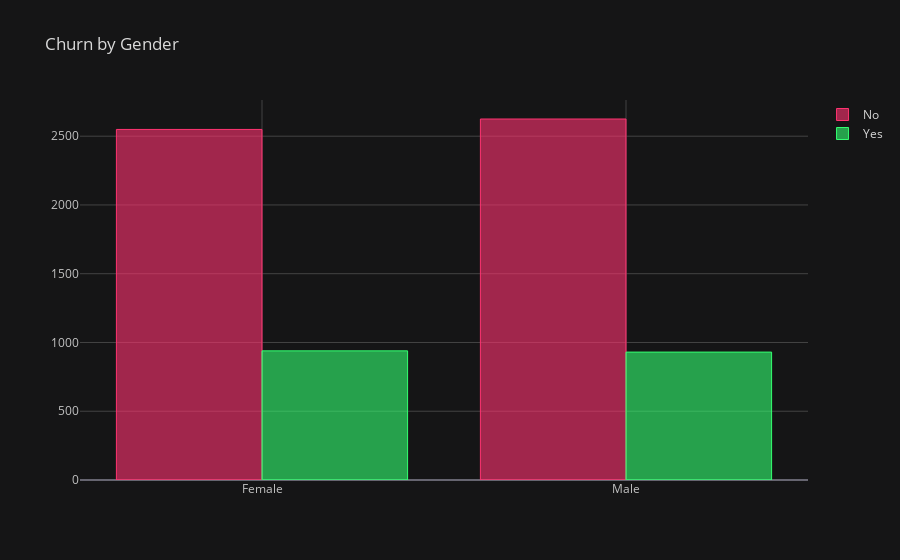

The cell this chart's notebook holds for it:
### Code cell
iplot(gender.iplot(asFigure=True, kind='bar', title='Churn by Gender', theme='solar', colors={'Yes':'#33FF70', 'No':'#FF3371'}))

### Figure 1 — Plotly figure (JSON) as saved in the notebook; plotly's stock layout.template omitted (floating-point values rounded to 4 significant figures)
{"data": [{"marker": {"color": "rgba(255, 51, 113, 0.6)", "line": {"color": "#FF3371", "width": 1}}, "name": "No", "orientation": "v", "text": "", "type": "bar", "x": ["Female", "Male"], "y": [2549, 2625]}, {"marker": {"color": "rgba(51, 255, 112, 0.6)", "line": {"color": "#33FF70", "width": 1}}, "name": "Yes", "orientation": "v", "text": "", "type": "bar", "x": ["Female", "Male"], "y": [939, 930]}], "layout": {"legend": {"bgcolor": "#151516", "font": {"color": "#D9D9D9"}}, "paper_bgcolor": "#151516", "plot_bgcolor": "#151516", "title": {"font": {"color": "#D9D9D9"}, "text": "Churn by Gender"}, "xaxis": {"gridcolor": "#434343", "showgrid": true, "tickfont": {"color": "#C2C2C2"}, "title": {"font": {"color": "#D9D9D9"}, "text": ""}, "zerolinecolor": "#666570"}, "yaxis": {"gridcolor": "#434343", "showgrid": true, "tickfont": {"color": "#C2C2C2"}, "title": {"font": {"color": "#D9D9D9"}, "text": ""}, "zerolinecolor": "#666570"}}}
